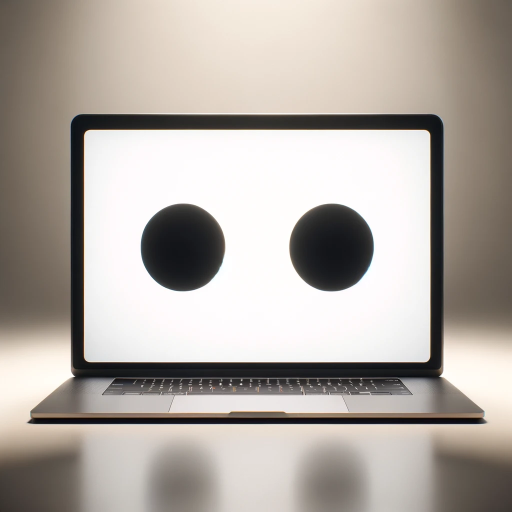
#> input picture test.png, 1024 x 1024 px (shown at 1/2 size)
$ python test_categorization.py
#> lines starting #> are read from the running program, lines starting #| are printed output that depends on the picture; long printed decimals are rounded
import time
#from picamera import PiCamera
import scipy.ndimage as scimg
import numpy as np
import matplotlib.pyplot as plt
from matplotlib.collections import PatchCollection
from matplotlib.patches import Rectangle
from sklearn.cluster import DBSCAN
import cv2

#from picar import front_wheels, back_wheels
#import picar


# Setting up the PiCamera with specific resolution settings.
# 'h' is the length of the resolution, and the resolution is adjusted
# to meet PiCamera's aspect ratio requirements.
# An empty data array is preallocated for storing the captured images.
#h = 640 #largest resolution length
#cam_res = (int(h),int(0.75*h)) # resizing to picamera's required ratios
#cam_res = (int(32*np.floor(cam_res[0]/32)),int(16*np.floor(cam_res[1]/16)))

#cam = PiCamera(resolution=cam_res)

# Capturing an image from the PiCamera and storing it in the 'data' array.
# preallocating image variables
#data = np.empty((cam_res[1],cam_res[0],3),dtype=np.uint8)

# different edge detection methods
fig,ax = plt.subplots(2,1,figsize=(10,6))
t1 = time.time()
fig,ax = plt.subplots(2,1,figsize=(10,6))
#cam.capture(data,'rgb') # capture image

data = cv2.imread("test.png")
#> data is the input picture: shape (1024, 1024, 3); mean B, G, R 163.3, 169.8, 176.9
fig2,ax2 = plt.subplots(1,1,figsize=(12,8))
ax2.imshow(data)

# Applying a Gaussian filter to the image for edge detection, and creating a grid for the image data.
scale_val = 0.25
min_samps = 20
leaf_sz = 15
max_dxdy = 35
gaus = scimg.fourier_gaussian(scimg.zoom(np.mean(data,2),scale_val),sigma=0.01)
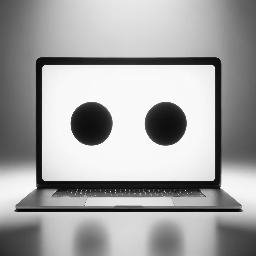
#> gaus: shape (256, 256) float64; min 6.81, max 258.8, mean 169.7; drawn with min black and max white
x,y = np.meshgrid(np.arange(0,np.shape(data)[1],1/scale_val),
                  np.arange(0,np.shape(data)[0],1/scale_val))

# The Canny edge detection method is used without angle to detect edges.
# A histogram of edge intensities is created to identify significant edges.
can_x = scimg.prewitt(gaus,axis=0)
can_y = scimg.prewitt(gaus,axis=1)
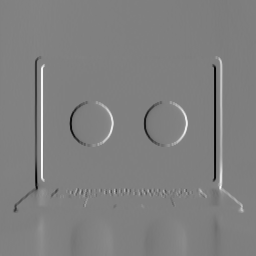
#> can_y: shape (256, 256) float64; min -652, max 647, mean 0.1; drawn with min black and max white
can = np.hypot(can_x,can_y)
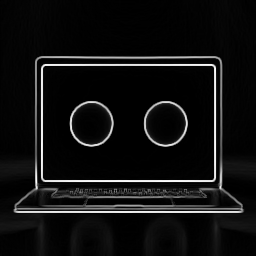
#> can: shape (256, 256) float64; min 1.46e-08, max 652.5, mean 42.6; drawn with min black and max white
ax[0].pcolormesh(x,y,gaus)
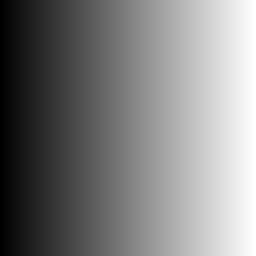
#> x: shape (256, 256) float64; min 0, max 1020, mean 510; drawn with min black and max white
# pulling out object edges
bin_size = 100 # total bins to show
percent_cutoff = 0.018 # cutoff once main peak tapers to 1% of max
hist_vec = np.histogram(can.ravel(),bins=bin_size)
hist_x,hist_y = hist_vec[0],hist_vec[1]
#> hist_x = 100 values, max 29002 at index 0, min 11 at index 69, mean 655.4; hist_y = 101 values from 1.46e-08 to 652.5
for ii in range(np.argmax(hist_x),bin_size):
    hist_max = hist_y[ii]
    if hist_x[ii]<percent_cutoff*np.max(hist_x):
        break
#> this loop made 10 passes
#> hist_max on passes 1 to 10: 1.46e-08, 6.52, 13.05, 19.57, 26.1, 32.62, 39.15, 45.67, 52.2, 58.72

# sklearn section for clustering
x_cluster = x[can>hist_max]
#> x_cluster = 6774 values, max 1004 at index 2908, min 52 at index 5953, mean 522
y_cluster = y[can>hist_max]
#> y_cluster = 6774 values from 224 to 972
x_scaled = np.where(can>hist_max,x,0)
y_scaled = np.where(can>hist_max,y,0)
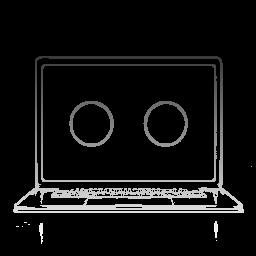
#> y_scaled: shape (256, 256) float64; min 0, max 972, mean 64.6; drawn with min black and max white
scat_pts = []
for ii,jj in zip(x_cluster,y_cluster):
    scat_pts.append((ii,jj))
#> this loop made 6774 passes
#> ii on passes 1 to 3: 156, 160, 164
#> after the loop, scat_pts = 6774 pairs, first value 52 to 1004, second value 224 to 972

# clustering analysis for object detection
# Using DBSCAN clustering algorithm to identify clusters of edge points.
# These clusters help in detecting distinct objects in the image.
clustering = DBSCAN(eps=max_dxdy,min_samples=min_samps,
                    algorithm='ball_tree',
                    leaf_size=leaf_sz).fit(scat_pts)
nn_time = time.time()-t1

stimulus_strength_dict = {}

# looping through each individual object
# Analyzing each detected object. Objects too close to the image edge are ignored.
for ii in np.unique(clustering.labels_):
    if ii==-1:
        continue
    clus_dat = np.where(clustering.labels_==ii)

    x_pts = x_cluster[clus_dat]
    y_pts = y_cluster[clus_dat]
    cent_mass = (np.mean(x_pts),np.mean(y_pts))
    if cent_mass[0]<np.min(x)+10 or cent_mass[0]>np.max(x)-10 or\
       cent_mass[1]<np.min(y)+10 or cent_mass[1]>np.max(y)-10:
        continue

    ax[1].plot(x_pts,y_pts,marker='.',linestyle='',
               label='Unrotated Scatter')
    # rotation algorithm
    # Rotating the coordinate system for better object representation.
    evals,evecs = np.linalg.eigh(np.cov(x_pts,y_pts))
    angle = np.arctan(evecs[0][1]/evecs[0][0])
    # print(str((angle/np.pi)*180))
    rot_vec = np.matmul(evecs.T,[x_pts,y_pts])

    # rectangle algorithms
    # Calculating bounding rectangles for each object and annotating them on the image.
    if angle<0:
        rect_origin = (np.matmul(evecs,[np.min(rot_vec[0]),np.max(rot_vec[1])]))
    else:
        rect_origin = (np.matmul(evecs,[np.max(rot_vec[0]),np.min(rot_vec[1])]))

    rect_width = np.max(rot_vec[0])-np.min(rot_vec[0])
    rect_height = np.max(rot_vec[1])-np.min(rot_vec[1])
    obj_rect = Rectangle(rect_origin,rect_width,rect_height,angle=(angle/np.pi)*180)
    pc = PatchCollection([obj_rect], facecolor = "None", edgecolor='r',linewidth=2)
    ax2.add_collection(pc)
    ax2.annotate('{0:2.0f}$^\circ$ Rotation'.format((angle/np.pi)*180),
                 xy=(rect_origin),
                 xytext=(0,0),textcoords='offset points',
                 bbox=dict(fc='white'))

    # stuff i added
    # Calculating object's area and storing it with its x-coordinate in a dictionary.
    radius = (rect_width + rect_height) / 4
    area = np.pi * np.square(radius)
    stimulus_strength_dict[int(rect_origin[0])] = area # key = x coordinate, value = area
#> this loop made 6 passes
#> (cent_mass, evals, evecs, angle, rect_origin, rect_width, rect_height, radius) on passes 2 to 6: ((524.7, 642.3), [49603.1, 72008.7], [[-0.106, -0.994], [-0.994, 0.106]], 1.46, [898.4, 144.9], 706.9, 915.7, 405.6), ((365.7, 491.9), [3452.4, 3691.4], [[-0.999, -0.0377], [-0.0377, 0.999]], 0.0377, [279.2, 399.9], 176.8, 181.4, 89.54), ((659.8, 493.3), [3413.9, 3680.3], [[-0.987, -0.162], [-0.162, 0.987]], 0.163, [588.4, 388.3], 176.9, 184.1, 90.24), ((861.9, 914.5), [14.68, 340.8], [[-1, 0.0136], [0.0136, 1]], -0.0136, [868.9, 959.9], 12.38, 76.05, 22.11), ((163.2, 923.9), [14.77, 480.6], [[-0.999, 0.0441], [0.0441, 0.999]], -0.0441, [171.5, 971.7], 13.4, 80.1, 23.37)
#> after the loop, stimulus_strength_dict = {898: 516953.4, 279: 25187.3, 588: 25583.5, 868: 1535.3, 171: 1716.4}


ax[1].set_xlim(np.min(x),np.max(x))
ax[1].set_ylim(np.min(y),np.max(y))

# print('total time: {0:2.1f}'.format(time.time()-t1))
fig2.savefig('rectangles_over_real_image.png',dpi=200,facecolor=[252/255,252/255,252/255])
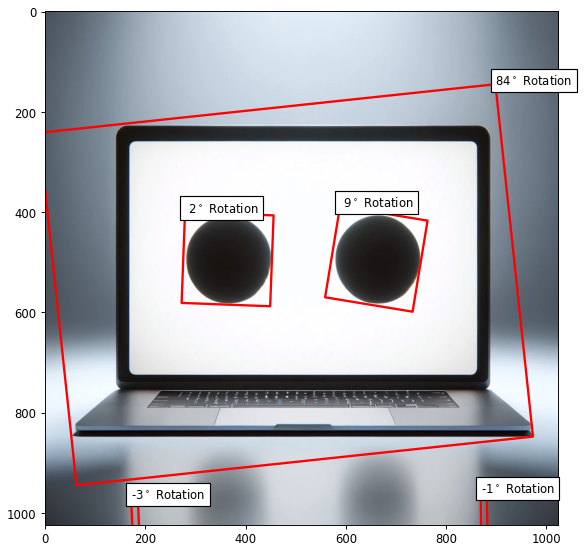
#> figure drawn by matplotlib, 1 panel; B, G, R data is drawn as R, G, B
# plt.show()


# model implementation
# Setting constants for the attentional model.
# constants
r_out = 0.01
r_in = 0.8

m = 5
h = 30
s50 = 8
k = 7

d_out = 0.05
d_in = 1

a = 5.3
b = 22.2
L50 = 11.6

# determining baseline inhibitory activity (i.e. inhibitory unit activity at t0)
inhibition_tminus1 = m
predifference = 1

# Implementing a loop to simulate dynamic inhibitory activity over time.
while predifference > 0.05:
    # dependent on inhibition_tminus1_2
    i_in = r_in * inhibition_tminus1
    i_out = r_out * inhibition_tminus1

    # inhibitory unit activity at current time step
    inhibition_t0 = (1 / (i_out + 1)) * ((m / (i_in + 1)))

    # computing % change in inhibitory neuron activity from previous time step
    predifference = abs(1 - (inhibition_t0 / inhibition_tminus1))

    # updating inhibitory unit activity
    inhibition_tminus1 = inhibition_t0

# print('baseline inhibitory activity: {0}'.format(inhibition_t0))

inhibition_t0_1 = inhibition_t0
inhibition_t0_2 = inhibition_t0

# stimulus strengths
# Processing the strength of stimuli based on the detected objects.
stimulus_strength = []

# leftmost stimulus
temp = min(stimulus_strength_dict)
#> temp = 171
stimulus_strength.append(stimulus_strength_dict[temp])
# rightmost stimulus
temp = max(stimulus_strength_dict)
#> temp = 898
stimulus_strength.append(stimulus_strength_dict[temp])

"""
TODO: scale stimulus accordingly
"""
stimulus_strength[1] = stimulus_strength[1]/1200
stimulus_strength[0] = stimulus_strength[0]/1200

# stimulus 1 is always the stimulus on the left
stimulus_1 = stimulus_strength[0]
#> stimulus_1 = 1.43
stimulus_2 = stimulus_strength[1]
#> stimulus_2 = 430.8

"""
for testing purposes
"""
"""
stimulus_1 = 9
stimulus_2 = 10
"""

print('stimulus strength 1: {0}'.format(stimulus_1))
#| stimulus strength 1: 1.430
print('stimulus strength 2: {0}'.format(stimulus_2))
#| stimulus strength 2: 430.794

fano_factor = 0.25

# Simulating the effect of each stimulus on the attentional model.
for k in range(101):
    # dependent on inhibition_t0_2
    i_in_1 = r_in * inhibition_t0_2
    i_out_1 = r_out * inhibition_t0_2

    # dependent on inhibition_t0_1
    i_in_2 = r_in * inhibition_t0_1
    i_out_2 = r_out * inhibition_t0_1

    # inhibitory unit activity at current time step
    inhibition_t1_1 = (1 / (i_out_1 + 1)) * ((m / (i_in_1 + 1)) + h * ((stimulus_1 ** k) / ((stimulus_1 ** k) + (s50 ** k) + (i_in_1 ** k))))
    inhibition_t1_2 = (1 / (i_out_2 + 1)) * ((m / (i_in_2 + 1)) + h * ((stimulus_2 ** k) / ((stimulus_2 ** k) + (s50 ** k) + (i_in_2 ** k))))

    # dependent on inhibition_t1_2
    s_in_1 = d_in * (inhibition_t1_2 + inhibition_t1_1)
    s_out_1 = d_out * (inhibition_t1_2 + inhibition_t1_1)

    # dependent on inhibition_t1_1
    s_in_2 = d_in * (inhibition_t1_1 + inhibition_t1_2)
    s_out_2 = d_out * (inhibition_t1_1 + inhibition_t1_2)

    # OT neuron activity at current time step
    OT_t1_1 = (1 / (s_out_1 + 1)) * ((a / (s_in_1 + 1)) + b * (np.square(stimulus_1) / (np.square(stimulus_1) + np.square(L50) + np.square(s_in_1))))
    OT_t1_2 = (1 / (s_out_2 + 1)) * ((a / (s_in_2 + 1)) + b * (np.square(stimulus_2) / (np.square(stimulus_2) + np.square(L50) + np.square(s_in_2))))

    # adding noise
    OT_t1_1 = OT_t1_1 + (np.sqrt(OT_t1_1 * fano_factor) * np.random.normal())
    OT_t1_2 = OT_t1_2 + (np.sqrt(OT_t1_2 * fano_factor) * np.random.normal())

    # updating inhibitory unit activity
    inhibition_t0_1 = inhibition_t1_1
    inhibition_t0_2 = inhibition_t1_2
#> this loop made 101 passes
#> (i_in_1, i_out_1, i_in_2, i_out_2, inhibition_t1_1, inhibition_t1_2, s_in_1, s_out_1) on passes 2 to 13: (9.41, 0.118, 9.41, 0.118, 2.47, 26.23, 28.7, 1.43), (20.98, 0.262, 1.97, 0.0247, 0.276, 30.91, 31.18, 1.56), (24.73, 0.309, 0.221, 0.00276, 0.153, 34, 34.15, 1.71), (27.2, 0.34, 0.122, 0.00153, 0.132, 34.4, 34.54, 1.73), (27.52, 0.344, 0.106, 0.00132, 0.13, 34.48, 34.61, 1.73), (27.58, 0.345, 0.104, 0.0013, 0.13, 34.48, 34.61, 1.73), (27.59, 0.345, 0.104, 0.0013, 0.13, 34.48, 34.61, 1.73), (27.59, 0.345, 0.104, 0.0013, 0.13, 34.48, 34.61, 1.73), (27.59, 0.345, 0.104, 0.0013, 0.13, 34.48, 34.61, 1.73), (27.59, 0.345, 0.104, 0.0013, 0.13, 34.48, 34.61, 1.73), (27.59, 0.345, 0.104, 0.0013, 0.13, 34.48, 34.61, 1.73), (27.59, 0.345, 0.104, 0.0013, 0.13, 34.48, 34.61, 1.73)
#> (inhibition_t1_1, inhibition_t1_2, s_in_1, s_out_1, s_in_2, s_out_2, OT_t1_1, OT_t1_2) on pass 1: (11.76, 11.76, 23.52, 1.18, 23.52, 1.18, 0.447, 10.9)

print('final excitatory unit 1 activity: {0}'.format(OT_t1_1))
#| final excitatory unit 1 activity: 0.01919
print('final excitatory unit 2 activity: {0}'.format(OT_t1_2))
#| final excitatory unit 2 activity: 7.785
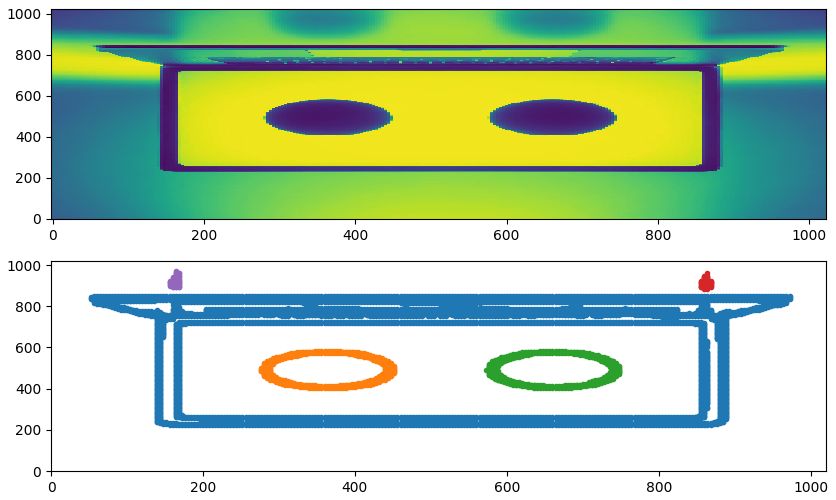
#> figure drawn by matplotlib, 2 panels
